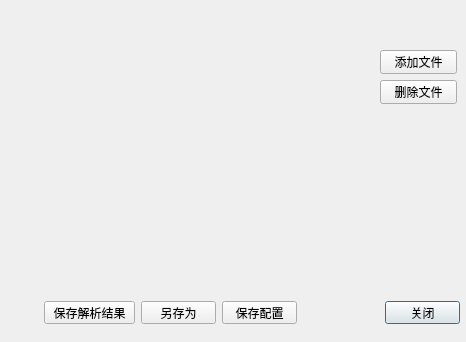
<?xml version="1.0" encoding="UTF-8"?>
<ui version="4.0">
 <class>Dialog</class>
 <widget class="QDialog" name="Dialog">
  <property name="geometry">
   <rect>
    <x>0</x>
    <y>0</y>
    <width>466</width>
    <height>342</height>
   </rect>
  </property>
  <property name="windowTitle">
   <string>Dialog</string>
  </property>
  <widget class="QWidget" name="layoutWidget">
   <property name="geometry">
    <rect>
     <x>380</x>
     <y>50</y>
     <width>77</width>
     <height>54</height>
    </rect>
   </property>
   <layout class="QVBoxLayout" name="verticalLayout">
    <item>
     <widget class="QPushButton" name="addProjFile">
      <property name="text">
       <string>添加文件</string>
      </property>
      <property name="shortcut">
       <string>Ctrl+A</string>
      </property>
     </widget>
    </item>
    <item>
     <widget class="QPushButton" name="delProjFile">
      <property name="text">
       <string>删除文件</string>
      </property>
      <property name="shortcut">
       <string>Ctrl+D</string>
      </property>
     </widget>
    </item>
   </layout>
  </widget>
  <widget class="QPushButton" name="saveConfigAs">
   <property name="geometry">
    <rect>
     <x>141</x>
     <y>301</y>
     <width>75</width>
     <height>23</height>
    </rect>
   </property>
   <property name="text">
    <string>另存为</string>
   </property>
   <property name="shortcut">
    <string>Ctrl+Shift+S</string>
   </property>
  </widget>
  <widget class="QPushButton" name="saveConfig">
   <property name="geometry">
    <rect>
     <x>222</x>
     <y>301</y>
     <width>75</width>
     <height>23</height>
    </rect>
   </property>
   <property name="text">
    <string>保存配置</string>
   </property>
   <property name="shortcut">
    <string>Ctrl+S</string>
   </property>
  </widget>
  <widget class="QPushButton" name="cancel">
   <property name="geometry">
    <rect>
     <x>385</x>
     <y>301</y>
     <width>75</width>
     <height>23</height>
    </rect>
   </property>
   <property name="text">
    <string>关闭</string>
   </property>
   <property name="shortcut">
    <string>Ctrl+Q</string>
   </property>
   <property name="default">
    <bool>true</bool>
   </property>
  </widget>
  <widget class="QPushButton" name="saveResult">
   <property name="geometry">
    <rect>
     <x>44</x>
     <y>301</y>
     <width>91</width>
     <height>23</height>
    </rect>
   </property>
   <property name="text">
    <string>保存解析结果</string>
   </property>
   <property name="shortcut">
    <string>Ctrl+S</string>
   </property>
  </widget>
 </widget>
 <resources/>
 <connections/>
</ui>
